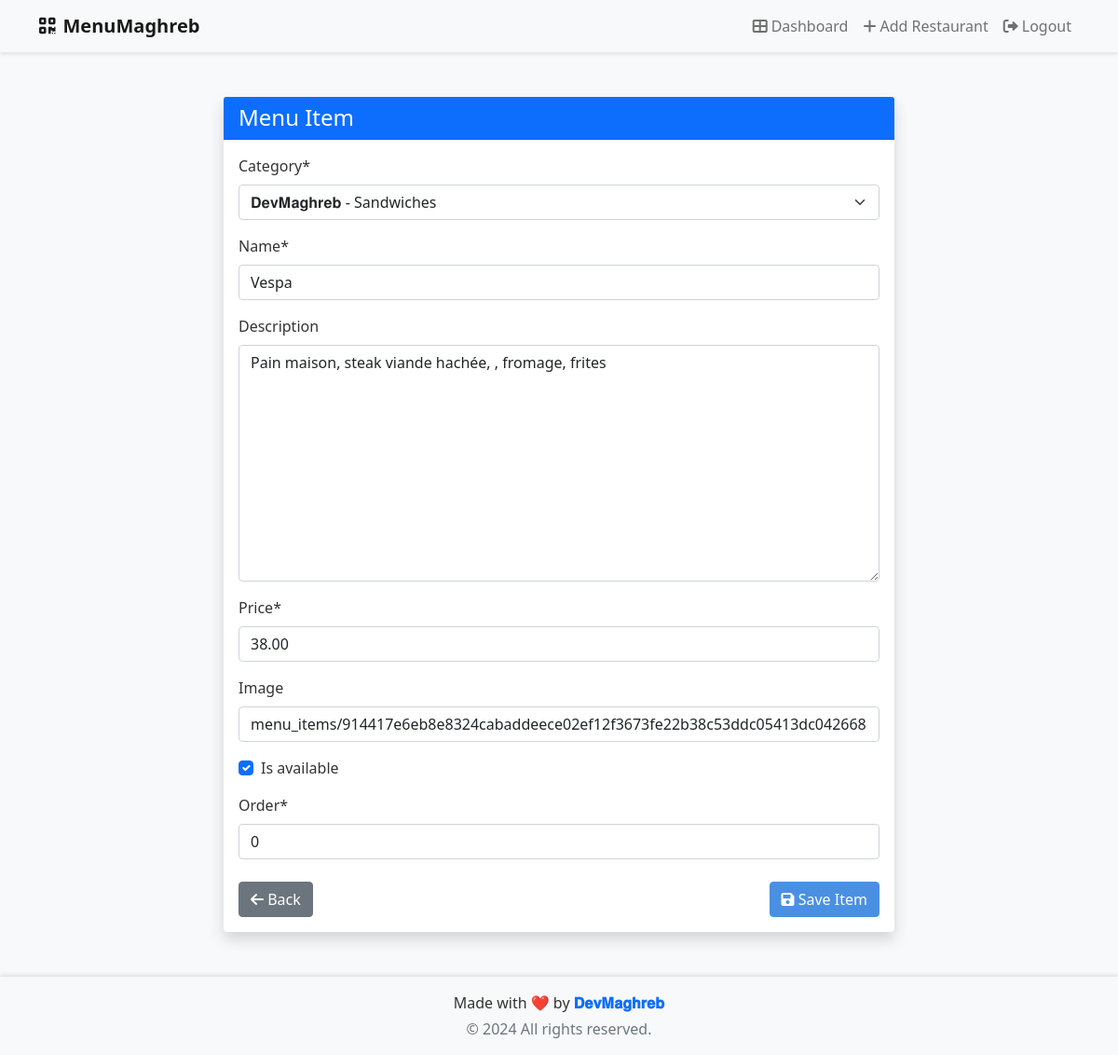
The page /restaurant/4/item/6/edit/ (signed in) on the database as committed earlier.
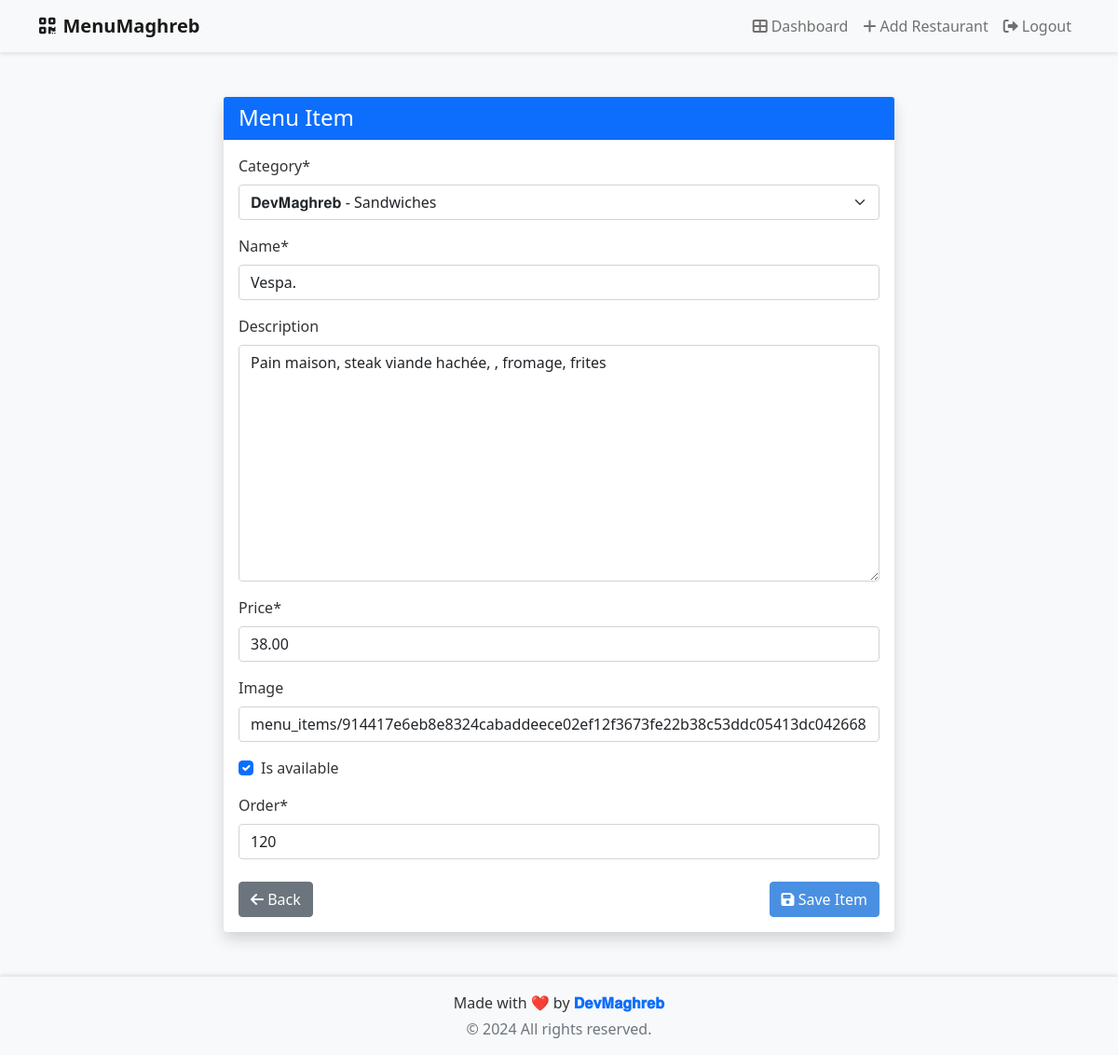
The same page on the database as committed later.
### restaurants/models.py (models this page shows, shortened)
class Restaurant(models.Model):
    owner = models.ForeignKey(User, on_delete=models.CASCADE)
    name = models.CharField(max_length=100)
    description = models.TextField(blank=True)
    address = models.TextField()
    phone = models.CharField(max_length=20)
    email = models.EmailField(blank=True, null=True)
    logo = CloudinaryField('logo', folder='restaurant_logos', blank=True, null=True)
    cover_image = CloudinaryField('cover_image', folder='restaurant_covers', blank=True, null=True)
    qr_code = CloudinaryField('qr_code', folder='restaurant_qr_codes', blank=True, null=True)
    created_at = models.DateTimeField(auto_now_add=True)
    updated_at = models.DateTimeField(auto_now=True)
    primary_color = models.CharField(max_length=7, default='#007bff')
    secondary_color = models.CharField(max_length=7, default='#6c757d')
    background_color = models.CharField(max_length=7, default='#ffffff')
    text_color = models.CharField(max_length=7, default='#212529')
    accent_color = models.CharField(max_length=7, default='#17a2b8')
    font_family = models.CharField(
        max_length=50,
        choices=[
            ('Roboto', 'Roboto'),
            ('Open Sans', 'Open Sans'),
            ('Lato', 'Lato'),
            ('Poppins', 'Poppins'),
            ('Montserrat', 'Montserrat'),
        ],
        default='Roboto'
    )
    menu_style = models.CharField(
        max_length=20,
        choices=[
            ('modern', 'Modern Grid'),
            ('classic', 'Classic List'),
            ('elegant', 'Elegant Cards'),
            ('minimal', 'Minimal'),
        ],
        default='modern'
    )

class MenuCategory(models.Model):
    restaurant = models.ForeignKey(Restaurant, on_delete=models.CASCADE, related_name='categories')
    name = models.CharField(max_length=100)
    order = models.IntegerField(default=0)
    class Meta:
        ordering = ['order']
        verbose_name_plural = 'Menu Categories'
    def __str__(self):
        return f"{self.restaurant.name} - {self.name}"

class MenuItem(models.Model):
    category = models.ForeignKey(MenuCategory, related_name='items', on_delete=models.CASCADE)
    name = models.CharField(max_length=100)
    description = models.TextField(blank=True)
    price = models.DecimalField(max_digits=10, decimal_places=2)
    image = CloudinaryField('image', folder='menu_items', blank=True, null=True)
    is_available = models.BooleanField(default=True)
    order = models.IntegerField(default=0)
    is_vegetarian = models.BooleanField(default=False)
    is_vegan = models.BooleanField(default=False)
    is_gluten_free = models.BooleanField(default=False)
    created_at = models.DateTimeField(default=timezone.now)
    updated_at = models.DateTimeField(auto_now=True)
    class Meta:
        ordering = ['order', 'name']

### restaurants/views.py (the view)
# urls.py: path('restaurant/<int:restaurant_id>/item/<int:item_id>/edit/', login_required(views.item_edit), name='item_edit'),
@login_required
def item_edit(request, restaurant_id, item_id):
    restaurant = get_object_or_404(Restaurant, id=restaurant_id, owner=request.user)
    item = get_object_or_404(MenuItem, id=item_id, category__restaurant=restaurant)
    if request.method == 'POST':
        form = MenuItemForm(request.POST, request.FILES, instance=item, restaurant=restaurant)
        if form.is_valid():
            form.save()
            messages.success(request, 'Menu item updated successfully!')
            return redirect('restaurant_menu_edit', restaurant_id=restaurant_id)
    else:
        form = MenuItemForm(instance=item, restaurant=restaurant)
    context = {
        'form': form,
        'restaurant': restaurant,
        'item': item
    }
    return render(request, 'restaurants/item_form.html', context)

### restaurants/forms.py
class MenuItemForm(forms.ModelForm):
    class Meta:
        model = MenuItem
        fields = ['category', 'name', 'description', 'price', 'image', 'is_available', 'order']
        widgets = {
            'price': forms.NumberInput(attrs={'min': 0, 'step': '0.01'}),
            'order': forms.NumberInput(attrs={'min': 0}),
            'is_available': forms.CheckboxInput(attrs={'class': 'form-check-input'})
        }
    def __init__(self, *args, restaurant=None, **kwargs):
        super().__init__(*args, **kwargs)
        if restaurant:
            self.fields['category'].queryset = MenuCategory.objects.filter(restaurant=restaurant)
        elif self.instance and self.instance.category:
            self.fields['category'].queryset = MenuCategory.objects.filter(restaurant=self.instance.category.restaurant)

### restaurants/templates/restaurants/item_form.html (shortened to what this page needs)
{% extends 'base.html' %}
{% load crispy_forms_tags %}
{% block content %}
<div class="container py-4">
    <div class="row justify-content-center">
        <div class="col-md-8">
            <div class="card shadow">
                <div class="card-header bg-primary text-white">
                    <h4 class="mb-0">{{ action }} Menu Item</h4>
                </div>
                <div class="card-body">
                    <form method="post" enctype="multipart/form-data">
                        {{ form|crispy }}
                        <div class="d-flex justify-content-between mt-4">
                            <a href="{% url 'restaurant_menu_edit' restaurant.id %}" class="btn btn-secondary">
                                <i class="fas fa-arrow-left"></i> Back
                            </a>
                            <button type="submit" class="btn btn-primary">
                                <i class="fas fa-save"></i> Save Item
                            </button>
                        </div>
                    </form>
                </div>
            </div>
        </div>
    </div>
</div>
{% endblock %}

Rows that differ between the two databases and show on the page:
changed MenuItem "𝐃𝐞𝐯𝐌𝐚𝐠𝐡𝐫𝐞𝐛 - Sandwiches": order "0" → "120"
changed through a linked row, Restaurant: name "Vespa" → "Vespa."
